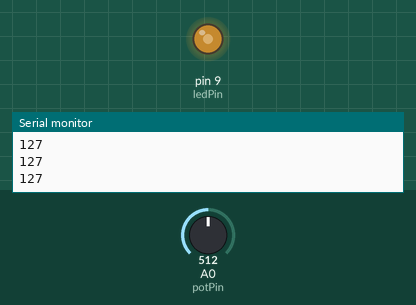
This sketch was run on a simulated Arduino Uno, built with avr-gcc and run on an emulated ATmega328P. On the bench: output pins drawn as LEDs (lit = HIGH), the last lines printed to the serial monitor. Inputs (shaded band) come from the test bench; at power-on: A0 (potPin) = 512.

Above: at 1.2 s.
1.3 s: A0 (potPin) set to 716
At 2.5 s:
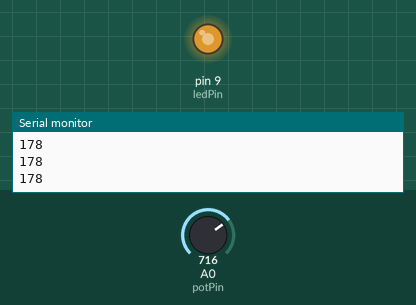
2.8 s: A0 (potPin) set to 900
At 3.9 s:
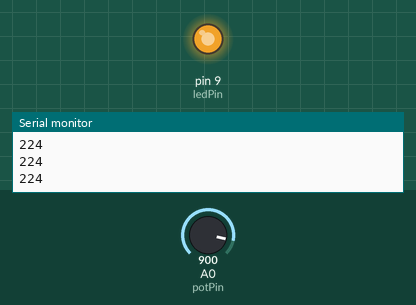
4.3 s: A0 (potPin) set to 122
At 5.0 s:
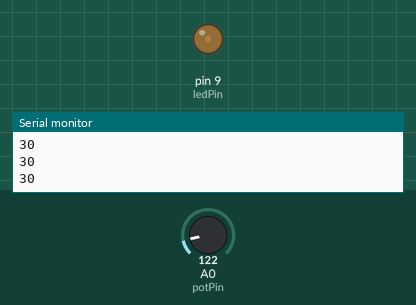
5.8 s: A0 (potPin) set to 0
At 6.1 s:
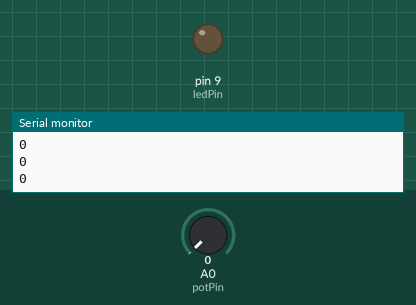
7.3 s: A0 (potPin) set to 511
At 8.4 s:
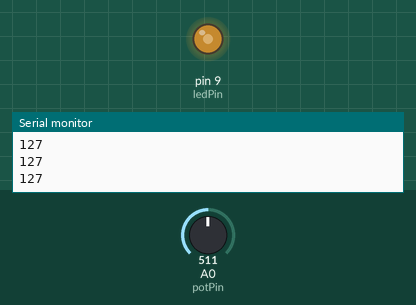
Timing chart, 0 to 9.8 s (numbered marks = the images above; inputs shaded):
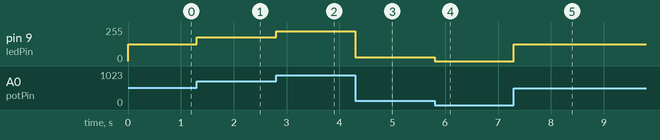

Measured:
- after the input at 1.3 s, pin 9 (ledPin): 127/255 → 178/255 at once
- after the input at 2.8 s, pin 9 (ledPin): 178/255 → 224/255 at once
- after the input at 4.3 s, pin 9 (ledPin): 224/255 → 30/255 at once
- after the input at 5.8 s, pin 9 (ledPin): 30/255 → 0/255 at once
- after the input at 7.3 s, pin 9 (ledPin): 0/255 → 127/255 at once

The sketch:

miPrimerLedPWM.ino
```cpp
#include <Arduino.h>

int ledPin = 9;
int potPin = A0;
int valorPot = 0;
int potMapeado = 0;

//para escribir valores "grises" en el led
int intensidadLed = 0;

void setup()
{
  	pinMode(ledPin, OUTPUT);
  	Serial.begin(9600);
}

void loop()
{
  	valorPot = analogRead(potPin);
  	//vamos a mapear de 0-1023 a 0-255
  	potMapeado = map(valorPot,0,1023,0,255);
  	intensidadLed = potMapeado;

  	//para escribir en analogo en un led
  	analogWrite(ledPin, intensidadLed);
  	Serial.println(intensidadLed);

}
```
